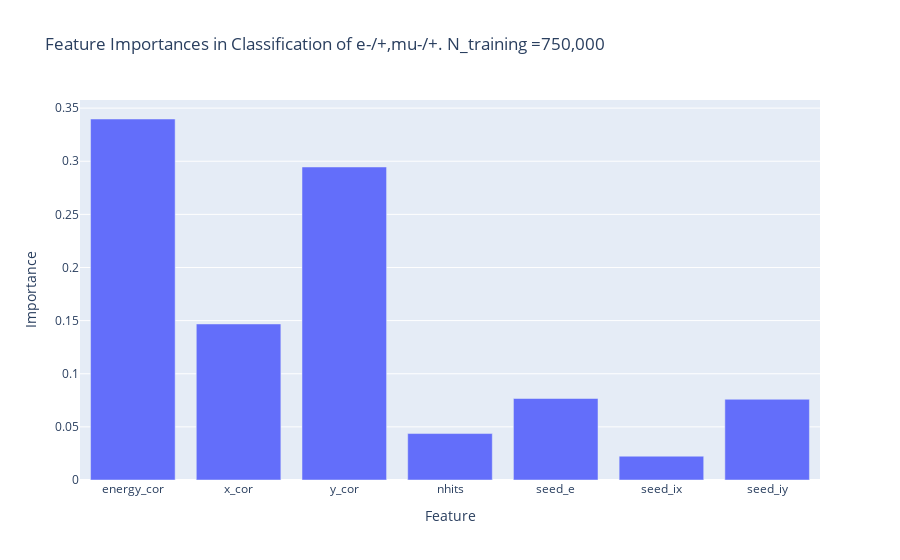

Notebook cell for this chart:
### Code cell
feature_fig = px.bar(x = clf.feature_names_in_ ,y= clf.feature_importances_,labels=dict(x="Feature", y='Importance'), title = 'Feature Importances in Classification of e-/+,mu-/+. N_training =750,000 ')
feature_fig.show()

### Figure 1 — Plotly figure (JSON) as saved in the notebook; plotly's stock layout.template omitted (floating-point values rounded to 4 significant figures)
{"data": [{"alignmentgroup": "True", "hovertemplate": "Feature=%{x}<br>Importance=%{y}<extra></extra>", "legendgroup": "", "marker": {"color": "#636efa", "pattern": {"shape": ""}}, "name": "", "offsetgroup": "", "orientation": "v", "showlegend": false, "textposition": "auto", "type": "bar", "x": ["energy_cor", "x_cor", "y_cor", "nhits", "seed_e", "seed_ix", "seed_iy"], "xaxis": "x", "y": [0.3398, 0.1469, 0.2946, 0.04371, 0.07671, 0.02241, 0.07598], "yaxis": "y"}], "layout": {"barmode": "relative", "legend": {"tracegroupgap": 0}, "title": {"text": "Feature Importances in Classification of e-/+,mu-/+. N_training =750,000 "}, "xaxis": {"anchor": "y", "domain": [0, 1], "title": {"text": "Feature"}}, "yaxis": {"anchor": "x", "domain": [0, 1], "title": {"text": "Importance"}}}}
